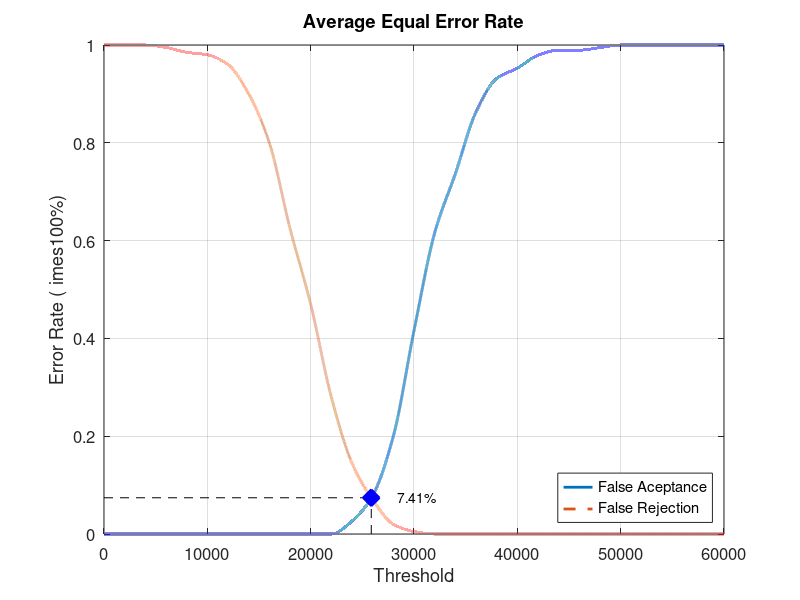
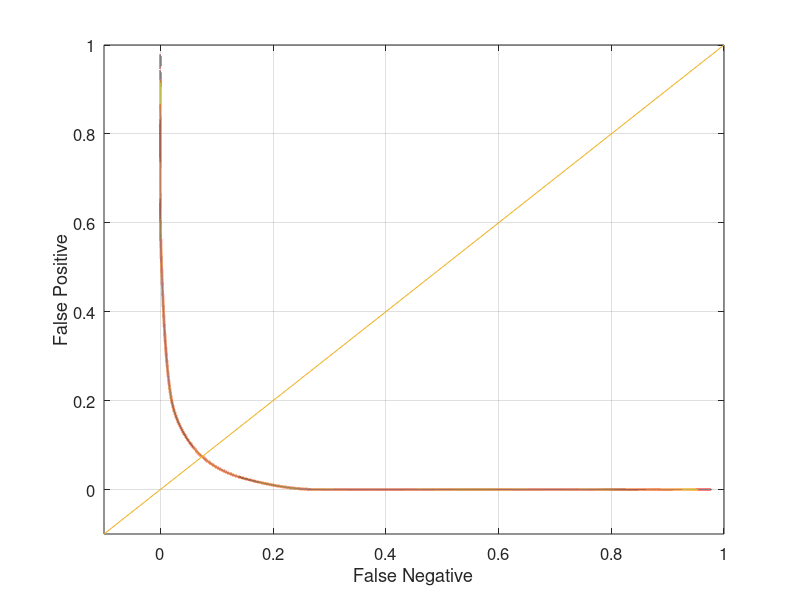

Source code (MATLAB) for these figures, in order:
close all;
clear;
clc;
x = 0:2000:60000;
xq = 0:0.5:60000;

y0 = [0 0 0 0 0 0 0 0 0 0 0 0 0.0263158 0.0789474 0.2 0.415789 0.615789 0.736842 0.863158 0.931579 0.952632 0.978947 0.989474 0.989474 0.994737 1 1 1 1 1 1]
yy0 = interp1(x, y0, xq, 'pchip');
y1 = [1 1 1 0.995 0.985 0.98 0.96 0.9 0.8 0.625 0.47 0.28 0.145 0.07 0.02 0.005 0 0 0 0 0 0 0 0 0 0 0 0 0 0 0]
yy1 = interp1(x, y1, xq, 'pchip');

% Calculating EER: 
y2 = abs(y0 - y1);
find(y2 == min(y2))
yy2 = abs(yy0 - yy1);
xEER = find(yy2 == min(yy2));
xEERIndex = xq(xEER) % X-axis EER
yEER = yy0(xEER) % Y-axis EER

main = figure
plot(xq, yy0,'-','LineWidth', 2);	hold on
plot(xq, yy1,'--','LineWidth', 2);	hold on
plot([xEERIndex xEERIndex], [0 yEER], 'k--');	hold on
plot([0 xEERIndex], [yEER yEER], 'k--');	hold on
plot(xEERIndex, yEER, 'bx', 'LineWidth', 10);	hold on
text(xEERIndex + 10 * xEERIndex / 100, yEER, [num2str(round((10000 * yEER)) / 100) '%'])
legend('False Aceptance', 'False Rejection', 'Location', 'SouthEast')
xlabel('Threshold')
ylabel('Error Rate (	imes100%)')
title('Average Equal Error Rate')
set(gca, 'FontSize', 12)
axis([0 60000 0 1])
grid on

print(main, 'Database3_2Main', '-dpng');
FNRxFPR = figure('Color', [1 1 1]);
plot(yy1, yy0, '-', yy1, yy0, 'LineWidth', 2);
hold on
y = -0.1:0.1:1
plot(y, y); 
set(gca, 'FontSize', 12)
xlabel('False Negative')
ylabel('False Positive')
axis([-0.1 1 -0.1 1])
set(gca, 'FontSize', 12)
grid on

print(FNRxFPR, 'Database3_2FNRxFPR','-dpng');
